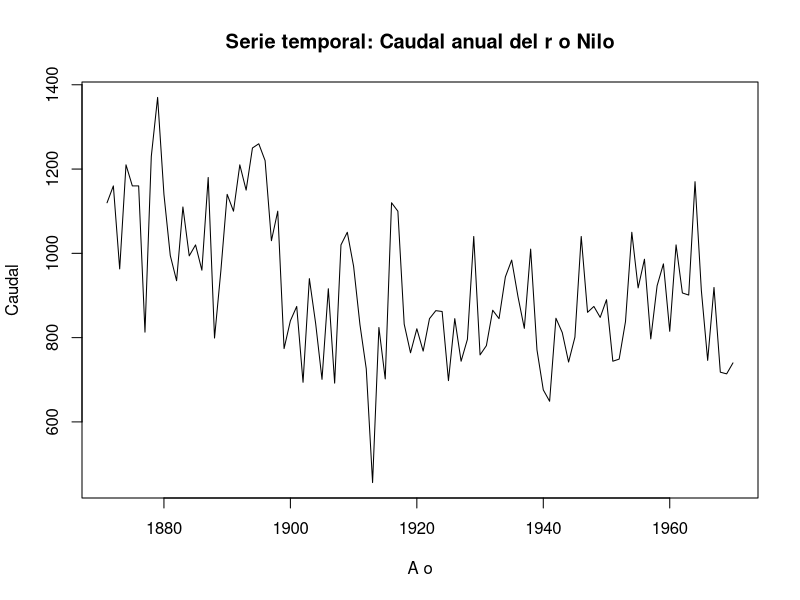
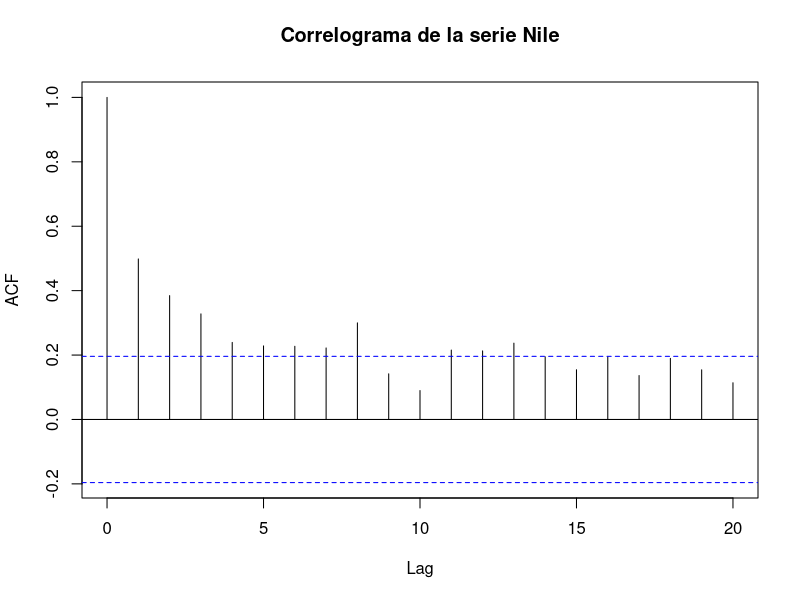

These figures' R source, in order:
install.packages("tseries")
library(tseries)
data("Nile")
plot(Nile, main="Serie temporal: Caudal anual del r o Nilo", ylab="Caudal",xlab="A o")
media<-mean(Nile)
varianza<-var(Nile)
acf_val<-acf(Nile, main="Correlograma de la serie Nile", plot=TRUE)
adf_result<-adf.test(Nile)
